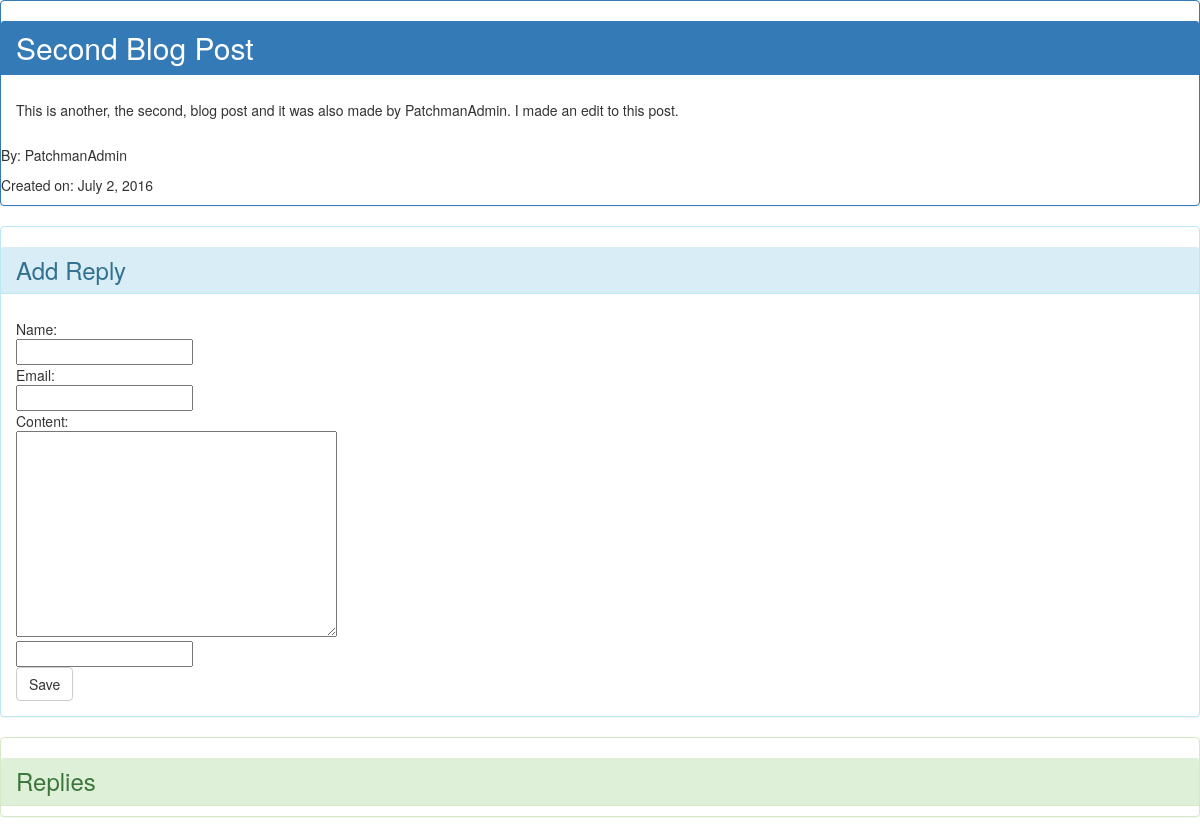
The app's page /post/2/ with its own data.
### blog/models.py (models this page shows, shortened)
class Post(models.Model):
    author = models.ForeignKey('auth.User')
    title = models.CharField(max_length=255)
    content = models.TextField()
    created_date = models.DateField(default=timezone.now)
    is_published = models.BooleanField(default=True)
    is_deleted = models.BooleanField(default=False)
    class Meta:
        ordering=['-created_date']

### blog/views.py (the view)
# urls.py: url(r'^post/(?P<pk>\d+)/$', views.post_detail, name='post_detail'),
def post_detail(request, pk):
    post = get_object_or_404(Post, pk=pk)
    if request.method == "POST":
        form = ReplyForm(request.POST)
        if form.is_valid():
            reply = form.save(commit=False)
            reply.post = post
            reply.save()
            return redirect('post_detail', pk=post.pk)
    else:
        form = ReplyForm()
    return render(request, 'post_detail.html', {'post': post, 'form': form})

### blog/forms.py
class ReplyForm(forms.ModelForm):
    captcha = NoReCaptchaField()
    class Meta:
        model = Reply
        fields = ('name', 'email', 'content')

### blog/templates/post_detail.html (shortened to what this page needs)
{% extends 'base.html' %}
{% block content %}
    <div class="panel panel-primary">
        <h2 class="panel-heading">{{ post.title }}</h2>
        <p class="panel-body">{{ post.content }}</p>
        <p>By: {{ post.author }}</p>
        <p>Created on: {{ post.created_date }}</p>
    </div>
    <div class="panel panel-info">
        <h3 class="panel-heading">Add Reply</h3>
         <form method="POST" class="post-form">{% csrf_token %}
            <div class="panel-body">
                <div>Name:</div>
                <div>{{ form.name }}</div>
                <div>Email:</div>
                <div>{{ form.email }}</div>
                <div>Content:</div>
                <div>{{ form.content }}</div>
                <div>{{ form.captcha }}</div>
                <button type="submit" class="btn btn-default">Save</button>
            </div>
        </form>
    </div>
    <div class="panel panel-success">
        <h3 class="panel-heading">Replies</h3>
    </div>
{% endblock %}

### records on screen
Post: title "Second Blog Post", content "This is another, the second, blog post and it was also made by PatchmanAdmin. I made an edit to this post.", author "PatchmanAdmin", created_date "July 2, 2016"
